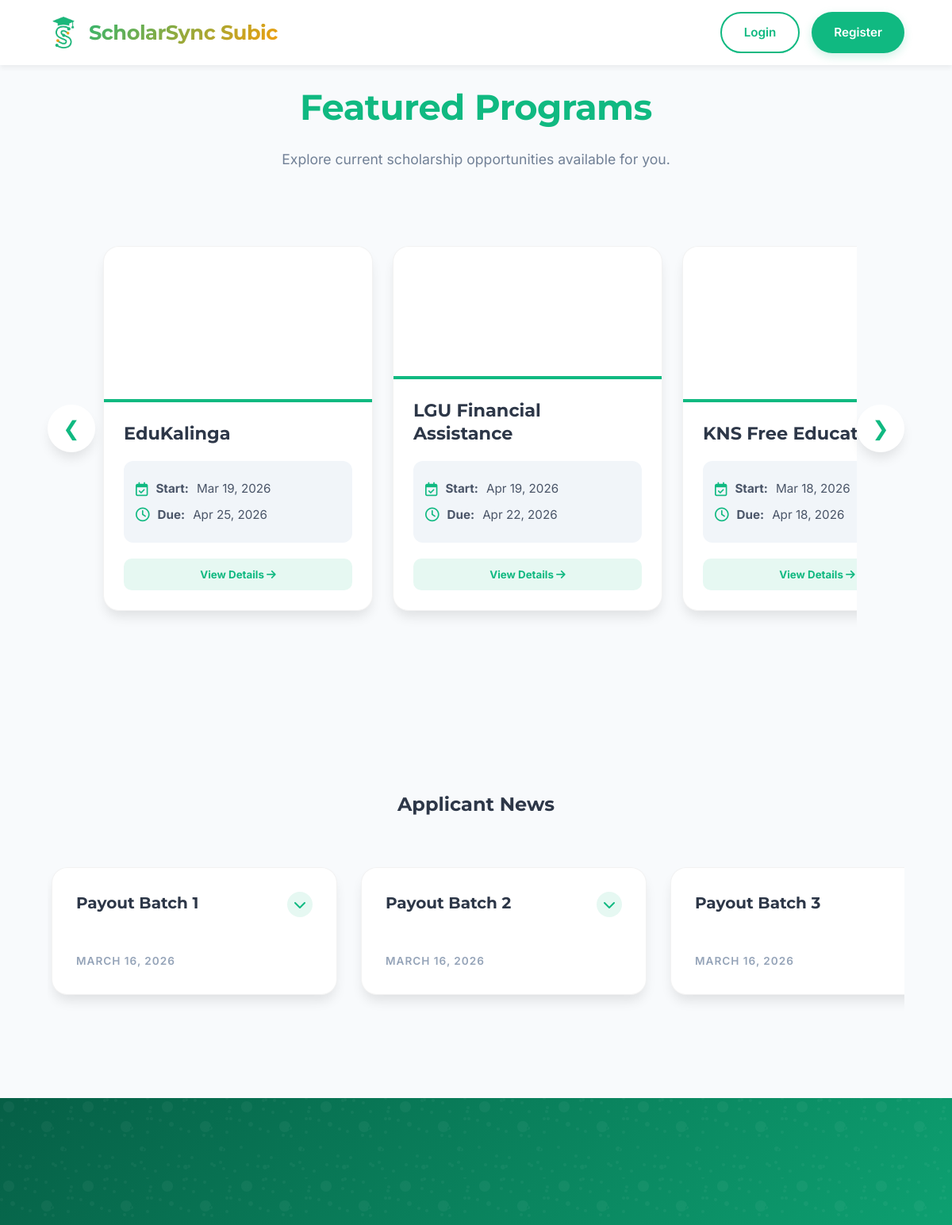
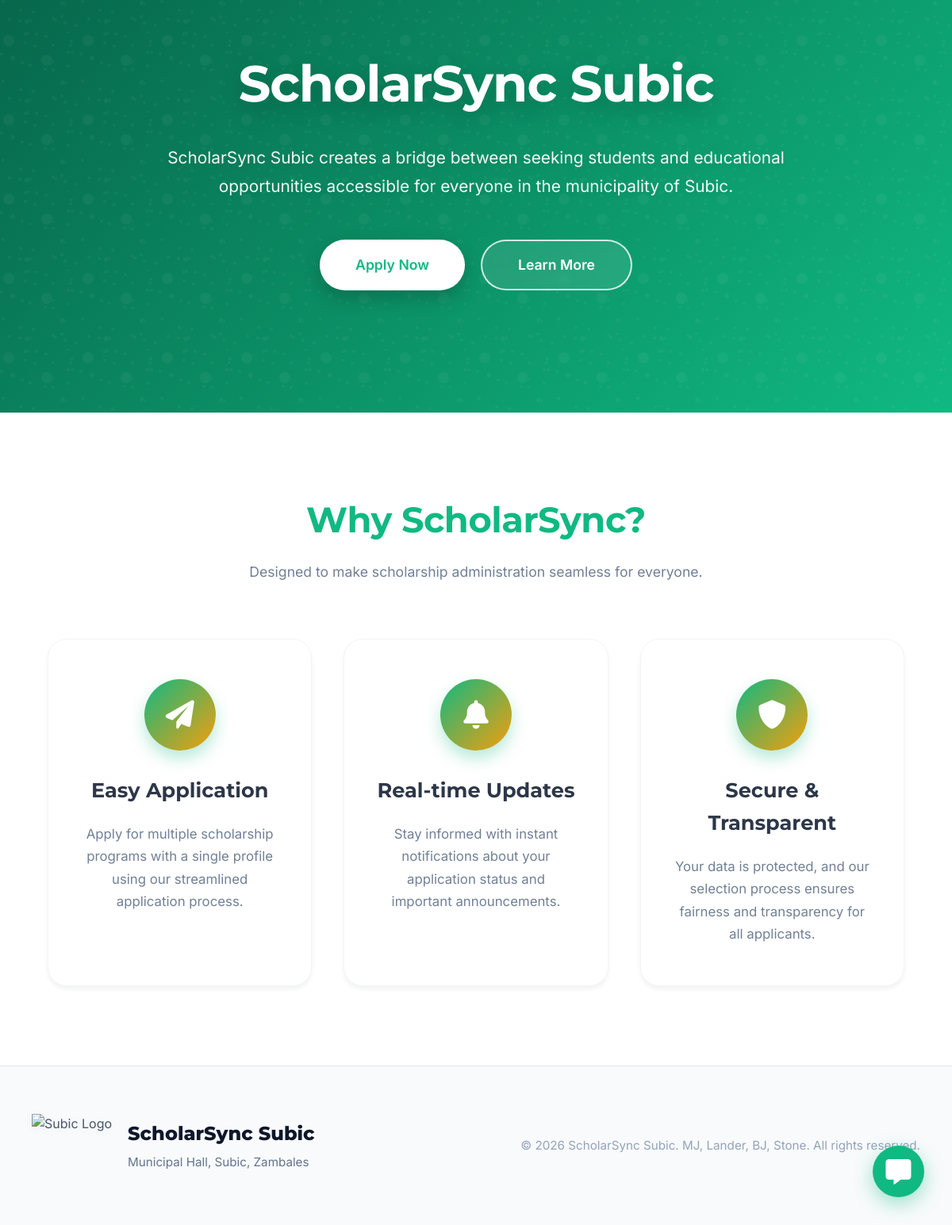
The page / on the database its author committed (2 pictures, top to bottom).
### home/models.py (models this page shows, shortened)
class Program(models.Model):
    program_id = models.AutoField(primary_key=True)
    program_name = models.CharField(max_length=100)
    requirements = models.TextField(blank=True, null=True)
    document_requirements = models.JSONField(default=list, blank=True)
    application_start_date = models.DateField(null=True, blank=True)
    application_end_date = models.DateField(null=True, blank=True)
    program_image = models.ImageField(upload_to='program_images/', blank=True, null=True)
    PROGRAM_TYPES = [
        ('Financial Assistance', 'Financial Assistance'),
        ('Scholarship', 'Scholarship'),
        ('Other', 'Other'),
    ]
    program_type = models.CharField(max_length=50, choices=PROGRAM_TYPES, default='Other')
    target_student_types = models.JSONField(default=list, blank=True)
    max_slots = models.IntegerField(default=0, help_text="Maximum number of applications allowed. 0 for unlimited.")
    is_active = models.BooleanField(default=True)

class Announcement(models.Model):
    announcement_id = models.AutoField(primary_key=True)
    title = models.CharField(max_length=200)
    content = models.TextField()
    image = models.ImageField(upload_to='announcements/', blank=True, null=True)
    is_active = models.BooleanField(default=True)
    created_at = models.DateTimeField(auto_now_add=True)
    updated_at = models.DateTimeField(auto_now=True)
    class Meta:
        ordering = ['-created_at']

### accounts/views.py (the view)
# urls.py: path('', views.landing_page_view, name='landing'),
def landing_page_view(request):
    try:
        active_programs = Program.objects.filter(is_active=True)
        from home.models import Announcement
        announcements = Announcement.objects.filter(is_active=True).order_by('-created_at')[:5]
    except Exception:
        active_programs = []
        announcements = []
    return render(request, 'accounts/landing_page.html', {
        'active_programs': active_programs,
        'announcements': announcements
    })

### accounts/templates/accounts/landing_page.html (shortened to what this page needs)
{% load static %}
<!DOCTYPE html>
<html>
<head>
    <link rel="stylesheet" href="https://cdnjs.cloudflare.com/ajax/libs/font-awesome/6.0.0/css/all.min.css">
    <link rel="stylesheet" href="{% static 'accounts/landing_page.css' %}">
</head>
<body>
    <header class="landing-header">
        <div class="landing-logo">
            <img src="{% static 'accounts/favicon.png' %}" alt="ScholarSync Logo">
            ScholarSync Subic
        </div>
        <div class="landing-nav">
            <a href="{% url 'accounts:login' %}" class="btn-landing btn-outline-landing">Login</a>
            <a href="{% url 'accounts:register' %}" class="btn-landing btn-primary-landing">Register</a>
        </div>
    </header>
    <div class="landing-container">
        <section id="featured-programs" class="featured-programs-section">
            <div class="section-title">
                <h2>Featured Programs</h2>
                <p>Explore current scholarship opportunities available for you.</p>
            </div>
            {% if active_programs %}
            <div class="fp-carousel-wrapper">
                <button class="fp-carousel-btn fp-prev-btn" id="fp-prev">&#10094;</button>
                <div class="fp-carousel-container" id="fp-track">
                    {% for program in active_programs %}
                    <div class="fp-card">
                        <div class="fp-card-inner">
                            <div class="fp-card-front">
                                {% if program.program_image %}
                                <div class="fp-card-img"
                                    style="background-image: url('{{ program.program_image.url }}');"></div>
                                {% else %}
                                <div class="fp-card-img" style="background: linear-gradient(135deg, #10B981, #059669);">
                                </div>
                                {% endif %}
                                <div class="fp-card-content">
                                    <h3>{{ program.program_name }}</h3>
                                    <div class="fp-dates">
                                        <p><i class="fa-regular fa-calendar-check"></i> <strong>Start:</strong> {{ program.application_start_date|date:"M d, Y" }}</p>
                                        <p><i class="fa-regular fa-clock"></i> <strong>Due:</strong> {{ program.application_end_date|date:"M d, Y" }}</p>
                                    </div>
                                    <button class="fp-flip-btn">View Details <i
                                            class="fa-solid fa-arrow-right"></i></button>
                                </div>
                            </div>
                            <div class="fp-card-back">
                                <h3>{{ program.program_name }}</h3>
                                <div class="fp-back-content">
                                    <h4>Requirements & Description:</h4>
                                    <p>{{ program.requirements|linebreaksbr }}</p>
                                </div>
                                <div class="fp-back-actions">
                                    <button class="fp-flip-back-btn">
                                        Back</button>
                                    <a href="{% url 'accounts:register' %}"
                                        class="btn-landing btn-primary-landing">Apply Now</a>
                                </div>
                            </div>
                        </div>
                    </div>
                    {% endfor %}
                </div>
                <button class="fp-carousel-btn fp-next-btn" id="fp-next">&#10095;</button>
            </div>
            {% endif %}
        </section>
        <section class="student-news-section">
            <h2 class="section-heading" style="text-align: center; margin-bottom: 50px;">Applicant News</h2>
            {% if announcements %}
            <div class="news-grid">
                {% for item in announcements %}
                <div class="news-side">
                    <div class="news-card" onclick="toggleNews(this)">
                        <div class="news-card-body">
                            <div class="news-header">
                                <h3>{{ item.title }}</h3>
                                <div class="expand-icon">
                                    <i class="fas fa-chevron-down"></i>
                                </div>
                            </div>
                            <div class="news-meta">
                                {{ item.created_at|date:"F d, Y" }}
                            </div>
                        </div>
                    </div>
                </div>
                {% endfor %}
            </div>
            {% endif %}
        </section>
        <section class="landing-hero">
            <h1>ScholarSync Subic</h1>
            <p>ScholarSync Subic creates a bridge between seeking students and educational opportunities
                accessible for everyone in the municipality of Subic.</p>
            <div class="cta-buttons">
                <a href="{% url 'accounts:register' %}" class="btn-landing btn-hero-primary">Apply Now</a>
                <a href="#features" class="btn-landing btn-hero-outline">Learn More</a>
            </div>
        </section>
        <section id="features" class="features-section">
            <div class="section-title">
                <h2>Why ScholarSync?</h2>
                <p>Designed to make scholarship administration seamless for everyone.</p>
            </div>
            <div class="features-grid">
                <div class="feature-card">
                    <div class="feature-icon">
                        <i class="fas fa-paper-plane"></i>
                    </div>
                    <h3>Easy Application</h3>
                    <p>Apply for multiple scholarship programs with a single profile using our streamlined application
                        process.</p>
                </div>
                <div class="feature-card">
                    <div class="feature-icon">
                        <i class="fas fa-bell"></i>
                    </div>
                    <h3>Real-time Updates</h3>
                    <p>Stay informed with instant notifications about your application status and important
                        announcements.</p>
                </div>
                <div class="feature-card">
                    <div class="feature-icon">
                        <i class="fas fa-shield-alt"></i>
                    </div>
                    <h3>Secure & Transparent</h3>
                    <p>Your data is protected, and our selection process ensures fairness and transparency for all
                        applicants.</p>
                </div>
            </div>
        </section>
        <footer class="subic-footer">
            <div class="footer-container">
                <div class="footer-logo-section">
                    <img src="/media/program_images/subic_logo.png" alt="Subic Logo" class="footer-logo-img">
                    <div class="footer-branding">
                        <h3>ScholarSync Subic</h3>
                        <p>Municipal Hall, Subic, Zambales</p>
                    </div>
                </div>
                <div class="footer-copyright">
                    <p>&copy; 2026 ScholarSync Subic. MJ, Lander, BJ, Stone. All rights reserved.</p>
                </div>
            </div>
        </footer>
    </div>
    <button class="chatbot-toggler">
        <i class="fa-solid fa-message"></i>
    </button>
</body>
</html>

### rows shown on the page
Program: program_name "EduKalinga", application_start_date "Mar 19, 2026", application_end_date "Apr 25, 2026"
Program: program_name "LGU Financial Assistance", application_start_date "Apr 19, 2026", application_end_date "Apr 22, 2026"
Program: program_name "KNS Free…", application_start_date "Mar 18, 2026", application_end_date "Apr 18, 2026"
Announcement: title "Payout Batch 1", created_at "MARCH 16, 2026"
Announcement: title "Payout Batch 2", created_at "MARCH 16, 2026"
Announcement: title "Payout Batch 3", created_at "MARCH 16, 2026"
